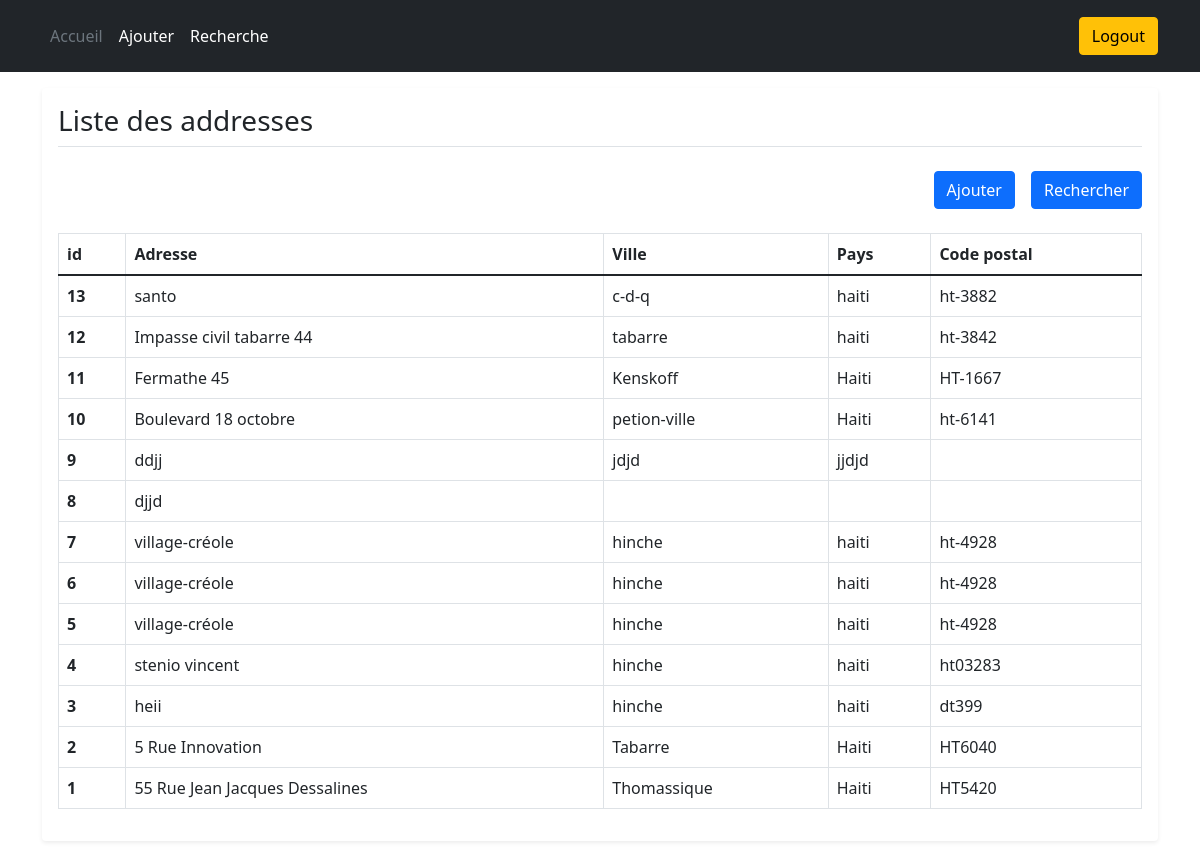
The app's page /dashboard.php (signed in) with its own data.
### tables this page shows
CREATE TABLE IF NOT EXISTS `address` (
  `id` int(11) NOT NULL AUTO_INCREMENT,
  `adresse` varchar(100) NOT NULL,
  `city` varchar(50) NOT NULL,
  `country` varchar(50) NOT NULL,
  `codepostal` varchar(15) NOT NULL,
  `longitude` varchar(40) DEFAULT NULL,
  `latitude` varchar(40) DEFAULT NULL,
  PRIMARY KEY (`id`)
);

### Model/Model.php (called while the page is built, shortened)
<?php
    function AllAddress()
    {
        global $bdd;
        $requete = $bdd->prepare("SELECT * FROM `address` ORDER BY id DESC");
        $stmt = $requete->execute();
        return  $result = $requete->fetchAll();
    }

### Controllers/DashboardController.php (called while the page is built)
<?php
    function GetAllAddress()
    {
        if (is_array(AllAddress()) and count(AllAddress()) > 0) {
            return AllAddress();
        } else {
            return [];
        }
    }

### dashboard.php (the view, shortened to what this page needs)
<?php
    include("./ConnexionBD/bdd.php");
    require_once("./Controllers/DashboardController.php");
    require_once("./Model/Model.php");
    $AllAddress= GetAllAddress();
?>
<!DOCTYPE html>
<html lang="fr">
<head>
    <link rel="stylesheet" href="./css/bootstrap.min.css?rnd">
    <link rel="stylesheet" href="./fontawesome6-1/css/all.css">
    <link href="./css/offcanvas.css?rnd" rel="stylesheet">
</head>
<body>
<?php include('./menu.php') ?>
    <main class="container">
    <div class="my-3 p-3 bg-body rounded shadow-sm">
            <h3 class="border-bottom pb-2 mb-4">Liste des addresses</h3>
            <div class="d-flex justify-content-end mb-4">
                <a href="./addAddress.php" class="btn btn-primary mx-3">Ajouter</a>
                <a href="./searchAddress.php" class="btn btn-primary">Rechercher</a>
            </div>
            <table class="table table-bordered table-hover">
                <thead>
                    <tr>
                        <th scope="col">id</th>
                        <th scope="col">Adresse</th>
                        <th scope="col">Ville</th>
                        <th scope="col">Pays</th>
                        <th scope="col">Code postal</th>
                    </tr>
                </thead>
                <tbody>
                    <?php
                        if (count($AllAddress) > 0) {
                            foreach ($AllAddress as $oneAddress) {
                                ?>
                    <tr>
                        <th scope="row"><?=$oneAddress['id']?></th>
                        <td><?=$oneAddress['adresse']?></td>
                        <td><?=$oneAddress['city']?></td>
                        <td><?=$oneAddress['country']?></td>
                        <td><?=$oneAddress['codepostal']?></td>
                    </tr>
                    <?php
                            }
                        }
                    ?>
                </tbody>
            </table>
    </div>
    </main>
</body>
</html>

### menu.php
<header class="p-3 bg-dark text-white">
    <div class="container">
      <div class="d-flex flex-wrap align-items-center justify-content-center justify-content-lg-start">
        <ul class="nav col-12 col-lg-auto me-lg-auto mb-2 justify-content-center mb-md-0">
          <li><a href="./index.php" class="nav-link px-2 text-secondary">Accueil</a></li>
          <li><a href="./addAddress.php" class="nav-link px-2 text-white">Ajouter</a></li>
          <li><a href="./searchAddress.php" class="nav-link px-2 text-white">Recherche</a></li>
        </ul>
        <div class="text-end">
          <?php if ( isset($_SESSION['user']) && $_SESSION['user']) { ?>
            <a href="/logout.php" class="btn btn-warning">Logout</a>
          <?php
          }
          ?>
        </div>
      </div>
    </div>
  </header>

### css/offcanvas.css (style rules this page uses)
html, body { overflow-x: hidden; }
body { padding-top: 0px; }

### records on screen
address: id "13", adresse "santo", city "c-d-q", country "haiti", codepostal "ht-3882"
address: id "12", adresse "Impasse civil tabarre 44", city "tabarre", country "haiti", codepostal "ht-3842"
address: id "11", adresse "Fermathe 45", city "Kenskoff", country "Haiti", codepostal "HT-1667"
address: id "10", adresse "Boulevard 18 octobre", city "petion-ville", country "Haiti", codepostal "ht-6141"
address: id "9", adresse "ddjj", city "jdjd", country "jjdjd"
address: id "8", adresse "djjd"
address: id "7", adresse "village-créole", city "hinche", country "haiti", codepostal "ht-4928"
address: id "6", adresse "village-créole", city "hinche", country "haiti", codepostal "ht-4928"
address: id "5", adresse "village-créole", city "hinche", country "haiti", codepostal "ht-4928"
address: id "4", adresse "stenio vincent", city "hinche", country "haiti", codepostal "ht03283"
address: id "3", adresse "heii", city "hinche", country "haiti", codepostal "dt399"
address: id "2", adresse "5 Rue Innovation", city "Tabarre", country "Haiti", codepostal "HT6040"
address: id "1", adresse "55 Rue Jean Jacques Dessalines", city "Thomassique", country "Haiti", codepostal "HT5420"
